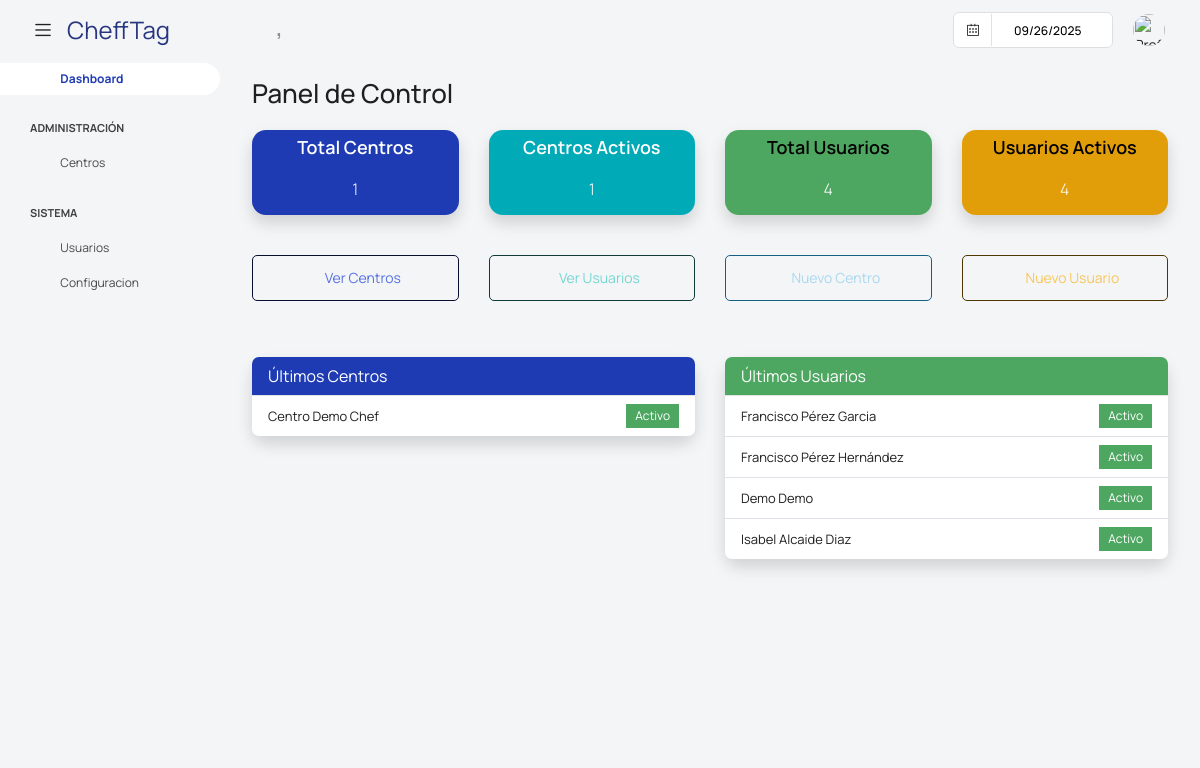
The app's page /super/dashboard/, older data.
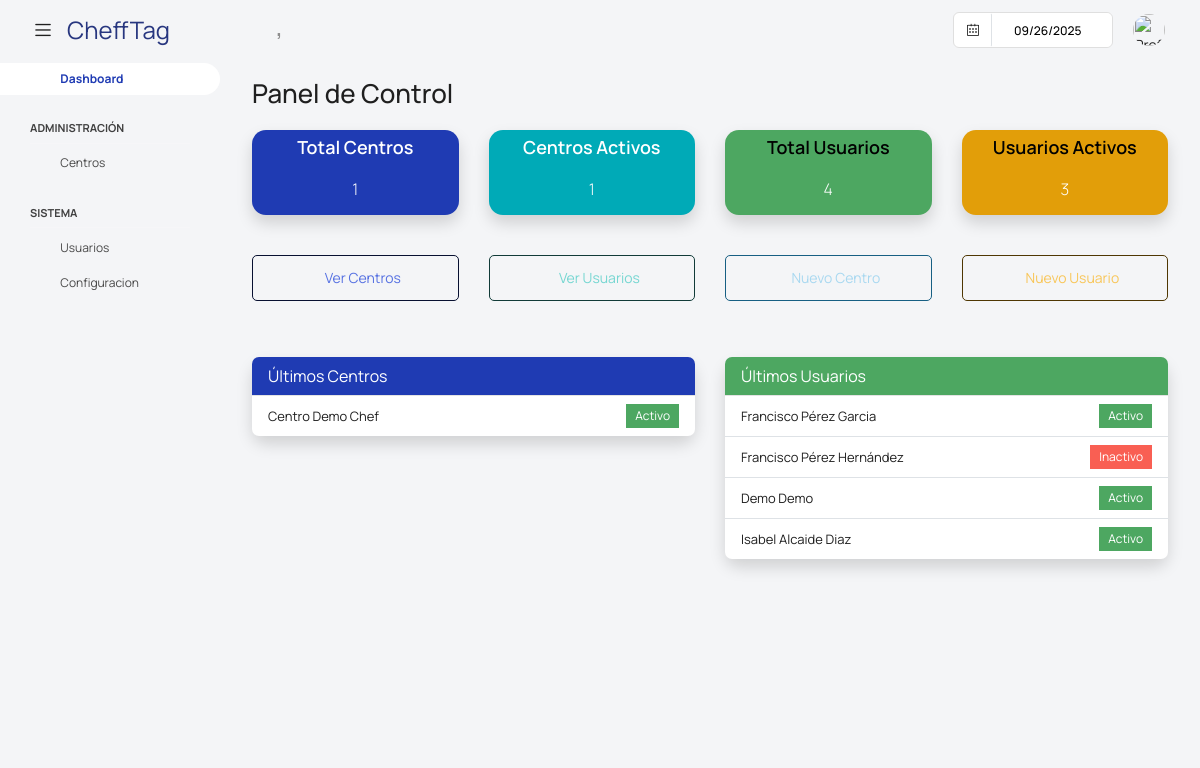
The same page, newer data.
### app/super/models.py (models this page shows, shortened)
class UserProfile(models.Model):
    centro = models.ForeignKey('Centros' ,on_delete=models.CASCADE, null=True, blank =True)
    user = models.OneToOneField(User, on_delete=models.CASCADE)
    username = models.CharField(max_length=100)
    password = models.CharField(max_length=100)
    nombre = models.CharField(max_length=100)
    apellidos = models.CharField(max_length=100)
    cargo = models.CharField(max_length=100, blank=True, null=True)
    imagen = models.ImageField(default='users/default.png', upload_to='users/', null=True, blank =True)
    estado =models.BooleanField(default=True)

### app/super/views.py (the view)
# urls.py: path('dashboard/', dashboard, name='dashboard'),
def dashboard(request):
    total_centros = Centros.objects.count()
    centros_activos = Centros.objects.filter(estado=True).count()
    total_usuarios = UserProfile.objects.count()
    usuarios_activos = UserProfile.objects.filter(estado=True).count()
    ultimos_centros = Centros.objects.order_by('-id')[:5]
    ultimos_usuarios = UserProfile.objects.order_by('-id')[:5]
    context = {
        'total_centros': total_centros,
        'centros_activos': centros_activos,
        'total_usuarios': total_usuarios,
        'usuarios_activos': usuarios_activos,
        'ultimos_centros': ultimos_centros,
        'ultimos_usuarios': ultimos_usuarios,
    }
    return render(request, 'super/dashboard.html', context)

### templates/super/dashboard.html (shortened to what this page needs)
{% extends 'base_super.html' %}
{% block content %}
<div class="content-wrapper">
  <div class="container-fluid">
    <h2 class="mb-4">Panel de Control</h2>
    <div class="row">
      <div class="col-md-3 mb-3">
        <div class="card text-white bg-primary shadow">
          <div class="card-body text-center">
            <h5 class="card-title text-white">Total Centros</h5>
            <p class="display-6">{{ total_centros }}</p>
          </div>
        </div>
      </div>
      <div class="col-md-3 mb-3">
        <div class="card text-white bg-info shadow">
          <div class="card-body text-center">
            <h5 class="card-title text-white">Centros Activos</h5>
            <p class="display-6">{{ centros_activos }}</p>
          </div>
        </div>
      </div>
      <div class="col-md-3 mb-3">
        <div class="card text-white bg-success shadow">
          <div class="card-body text-center">
            <h5 class="card-title">Total Usuarios</h5>
            <p class="display-6">{{ total_usuarios }}</p>
          </div>
        </div>
      </div>
      <div class="col-md-3 mb-3">
        <div class="card text-white bg-warning shadow">
          <div class="card-body text-center">
            <h5 class="card-title">Usuarios Activos</h5>
            <p class="display-6">{{ usuarios_activos }}</p>
          </div>
        </div>
      </div>
    </div>
    <div class="row mt-4">
      <div class="col-md-3 mb-2">
        <a href="{% url 'super:CentrosList' %}" class="btn btn-outline-primary w-100">
          <i class="fa fa-building"></i> Ver Centros
        </a>
      </div>
      <div class="col-md-3 mb-2">
        <a href="{% url 'super:UsuariosList' %}" class="btn btn-outline-success w-100">
          <i class="fa fa-users"></i> Ver Usuarios
        </a>
      </div>
      <div class="col-md-3 mb-2">
        <a onclick="abrir_modal_edicion('{% url 'super:CentroCreate' %}')" class="btn btn-outline-info w-100">
          <i class="fa fa-plus"></i> Nuevo Centro
        </a>
      </div>
      <div class="col-md-3 mb-2">
        <a onclick="abrir_modal_edicion('{% url 'super:crear_usuario' %}')" class="btn btn-outline-warning w-100">
          <i class="fa fa-plus"></i> Nuevo Usuario
        </a>
      </div>
    </div>
    <div class="row mt-5">
      <div class="col-md-6">
        <div class="card shadow">
          <div class="card-header bg-primary text-white">
            Últimos Centros
          </div>
          <ul class="list-group list-group-flush">
            {% for c in ultimos_centros %}
              <li class="list-group-item d-flex justify-content-between align-items-center">
                {{ c.nombre }}
                {% if c.estado %}
                  <span class="badge bg-success">Activo</span>
                {% else %}
                  <span class="badge bg-danger">Inactivo</span>
                {% endif %}
              </li>
            {% empty %}
              <li class="list-group-item">No hay centros registrados</li>
            {% endfor %}
          </ul>
        </div>
      </div>
      <div class="col-md-6">
        <div class="card shadow">
          <div class="card-header bg-success text-white">
            Últimos Usuarios
          </div>
          <ul class="list-group list-group-flush">
            {% for u in ultimos_usuarios %}
              <li class="list-group-item d-flex justify-content-between align-items-center">
                {{ u.nombre }} {{ u.apellidos }}
                {% if u.estado %}
                  <span class="badge bg-success">Activo</span>
                {% else %}
                  <span class="badge bg-danger">Inactivo</span>
                {% endif %}
              </li>
            {% empty %}
              <li class="list-group-item">No hay usuarios registrados</li>
            {% endfor %}
          </ul>
        </div>
      </div>
    </div>
</div>
{% endblock %}

Row changes from the older to the newer data that the page shows:
changed UserProfile "Pérez Hernández": estado "Activo" → "Inactivo"
Text that changed along with them:
{{ usuarios_activos }}: "4" → "3"
